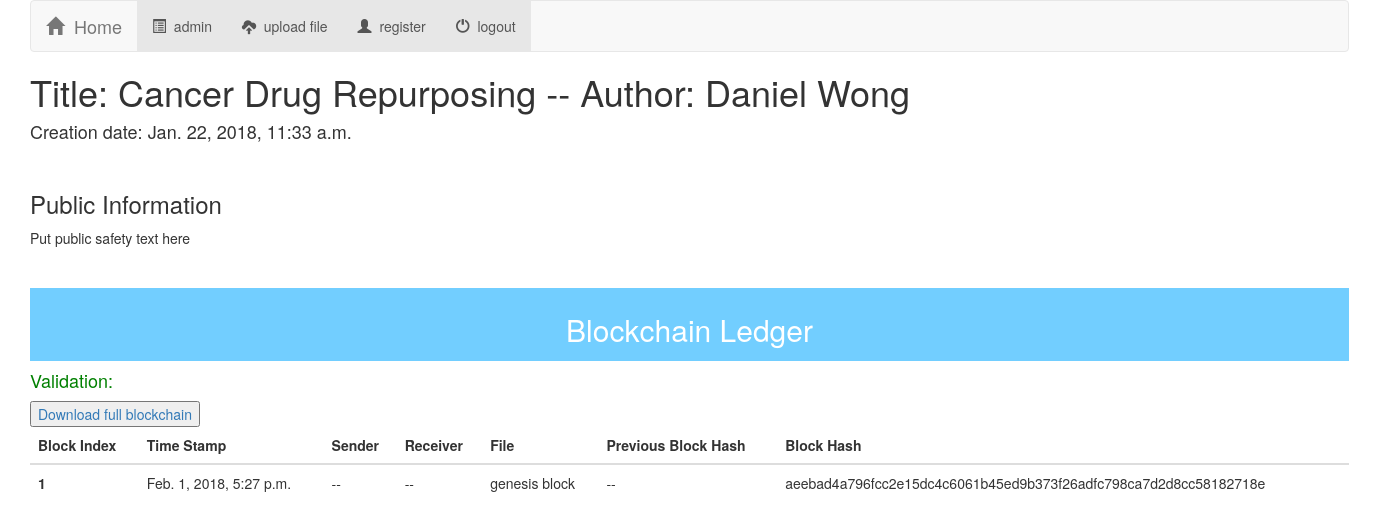
The page /clinicaltrials/2/ (signed in) on the database as committed earlier.
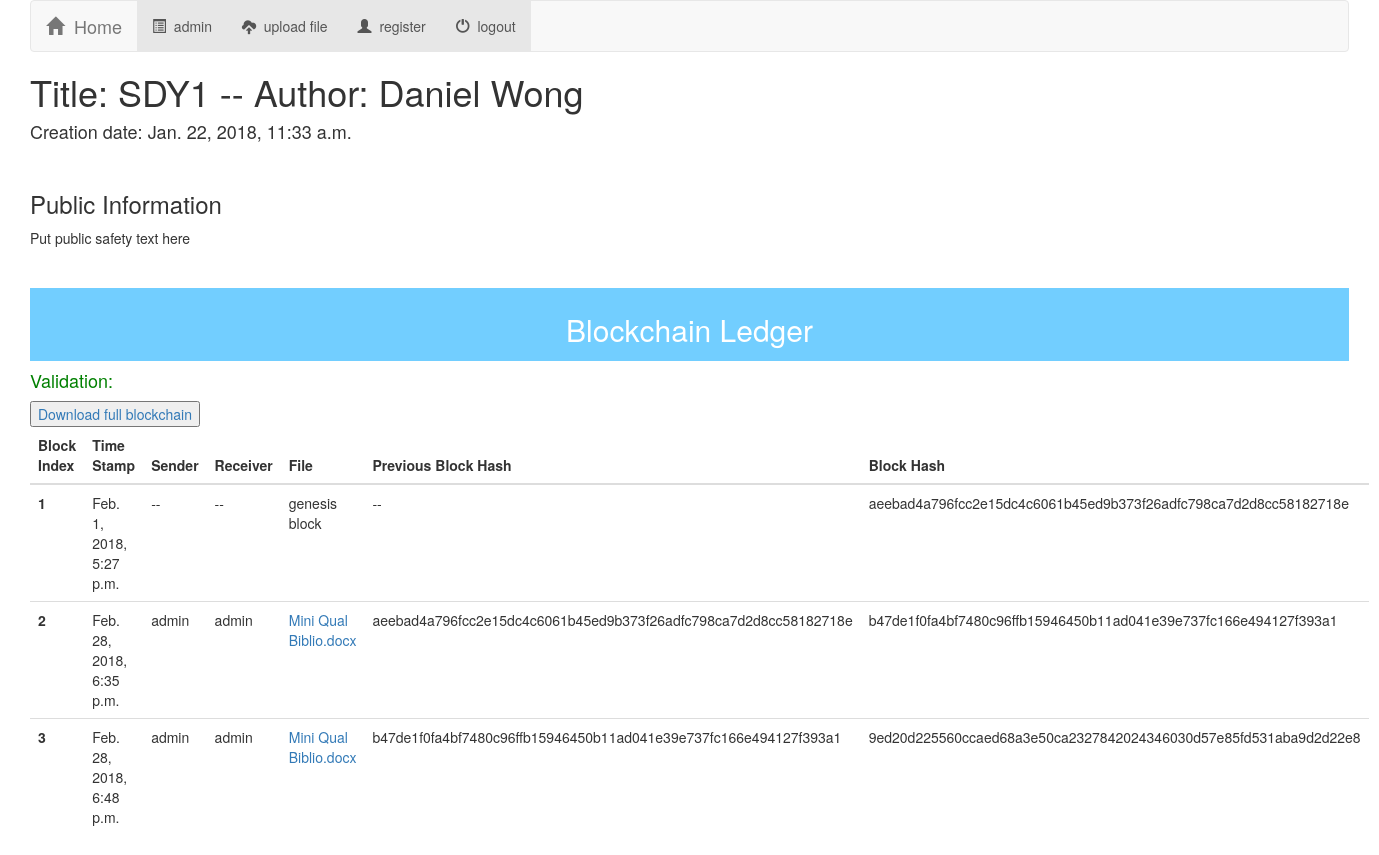
The same page on the database as committed later.
### clinicaltrials/models.py (models this page shows, shortened)
class clinicaltrial(models.Model):
	author = models.CharField(max_length = 300)
	title = models.CharField(max_length = 300)
	creationDate = models.DateTimeField(auto_now_add=True)
	adverseEvents = models.TextField(blank=True, null=True)
	def __str__(self):
		return "Title: " + self.title + " -- Author: " + self.author

class block(models.Model):
	owner = models.ForeignKey(User, on_delete = models.CASCADE, blank=True, null=True)
	index = models.IntegerField(blank=True, null = True)
	fileReference = models.ForeignKey(file, on_delete = models.CASCADE, blank=True, null=True)
	hashString = models.CharField(max_length = 500, blank=True, null = True)
	previousHash = models.CharField(max_length = 500, blank=True, null = True)
	timeStamp = models.DateTimeField(auto_now_add=True)

class file(models.Model):
	clinicaltrial = models.ForeignKey(clinicaltrial, on_delete = models.CASCADE, blank=True, null=True)
	owner = models.ForeignKey(User, related_name="owner", on_delete = models.CASCADE, blank=True, null=True, unique = False)
	sender = models.ForeignKey(User, related_name="sender", on_delete = models.CASCADE, blank=True, null=True, unique = False)
	filename = models.CharField(max_length = 100)
	encrypted = models.BooleanField(default=False, blank=True)
	password = models.CharField(max_length=500, blank=True, default='')
	data = models.FileField()
	uploadDate = models.DateTimeField(auto_now_add=True)
	dataHash = models.CharField(max_length = 100, blank = True, null= True)

### clinicaltrials/views.py (the view)
# urls.py: url(r'^(?P<clinicaltrial_id>[0-9]+)/$', views.detail, name = "detail"),
def detail(request, clinicaltrial_id):
    try:
        trial = clinicaltrial.objects.get(pk = clinicaltrial_id)
        allFiles = trial.file_set.all()
        blocks = request.user.block_set.order_by('index')
    except:
        raise Http404("trial does not exist")
    return render(request, 'clinicaltrials/detail.html', {'trial': trial, 'allFiles': allFiles,'blocks': blocks})

### clinicaltrials/templates/clinicaltrials/detail.html (shortened to what this page needs)
{% extends 'clinicaltrials/base.html' %}
{% block body %}
<h1> {{trial}} </h1>
<h4> Creation date: {{trial.creationDate}}</h4>
<br>
<h3> Public Information</h3>
Put public safety text here
<br> <br><br>
<div id="block-title"><h2>Blockchain Ledger</h2></div>
<h4 id = "passing">Validation: {{validityMessage}}</h4>
<button> <a href="{% url 'clinicaltrial:downloadMultiple' %}"> Download full blockchain </a> </button>
<table class="table table-hover">
    <thead class="blue-grey lighten-4">
        <tr>
            <th>Block Index</th>
            <th>Time Stamp</th>
            <th>Sender</th>
            <th>Receiver</th>
            <th>File</th>
            <th>Previous Block Hash</th>
            <th>Block Hash</th>
        </tr>
    </thead>
    <tbody>
    	{% for block in blocks %}
    		{% if block.index == 1 %}
    		<tr>
    			<th scope="row">{{block.index}}</th>
	            <td>{{block.timeStamp}}</td>
	            <td> -- </td>
	            <td> -- </td>
	            <td>genesis block</td>
	            <td> -- </td>
	            <td>{{block.hashString}}</td>
    		</tr>
    		{% else %}
	        <tr>
	            <th scope="row">{{block.index}}</th>
	            <td>{{block.timeStamp}}</td>
	            <td>{{block.fileReference.sender}}</td>
	            <td>{{block.fileReference.owner}}</td>
	            {% if user == block.fileReference.owner or user.is_superuser %}
		            <td> <a href="{% url 'clinicaltrial:download' path=block.fileReference.data.path name=block.fileReference.filename %}"> {{block.fileReference.filename}} </a>
		            {% else %}
		            <td>{{block.fileReference.filename}}
            	{% endif %}
				</td>
	            <td>{{block.previousHash}}</td>
	            <td>{{block.hashString}}</td>
	        </tr>
    		{% endif %}
		{% endfor %}
    </tbody>
</table>
{% endblock %}

### clinicaltrials/templates/clinicaltrials/base.html (shortened to what this page needs)
<!DOCTYPE html>
<html lang="en">
<head>
    {% load staticfiles %}
    <link rel="stylesheet" href="https://maxcdn.bootstrapcdn.com/bootstrap/3.3.7/css/bootstrap.min.css">
    <link rel="stylesheet" type = "text/css" href="{% static 'clinicaltrials/style.css' %}"/>
</head>
<body>
<nav class ="navbar navbar-default">
    <div class="container-fluid">
        <div class="navbar-header>"
            <button type="button" class="navbar-toggle" data-toggle="collapse" data-target="#topNavBar">
            <a class="navbar-brand" href="{% url 'clinicaltrial:index' %}">
                <span class="glyphicon glyphicon-home" aria-hidden="true"></span>&nbsp;
            Home </a>
        </div>
        <div class = "collapse navbar-collapse" id ="topNavBar">
            <ul class="nav navbar-nav">
                <li class="active">
                    <a href="{% url 'clinicaltrial:userhome' %}">
                    <span class="glyphicon glyphicon-list-alt" aria-hidden="true"></span>&nbsp; {{user}}
                    </a>
                </li>
                <li class="active">
                    <a href="{% url 'clinicaltrial:upload' %}">
                    <span class="glyphicon glyphicon-cloud-upload" aria-hidden="true"></span>&nbsp; upload file
                    </a>
                </li>
                <li class="active">
                    <a href="{% url 'clinicaltrial:register' %}">
                    <span class="glyphicon glyphicon-user" aria-hidden="true"></span>&nbsp;
                    register
                    </a>
                </li>
                 <li class="active">
                    <a href="{% url 'clinicaltrial:logout' %}">
                    <span class="glyphicon glyphicon-off" aria-hidden="true"></span>&nbsp; logout
                    </a>
                </li>
            </ul>
    </div>
</nav>
{% block body %}
{% endblock %}
</body>
</html>

### clinicaltrials/static/clinicaltrials/style.css (style rules this page uses)
body { margin-left:30px; margin-right:30px; }
#passing { color:green ; }
.navbar-default { margin-bottom: 0px; }
#block-title { background: #72ceff; color:white; padding:5px; text-align: center; }

Rows that differ between the two databases and show on the page:
changed clinicaltrial: title+author "Title: Cancer Drug Repurposing -- Author: Daniel Wong" → "Title: SDY1 -- Author: Daniel Wong"
added block: index "2", timeStamp "Feb. 28, 2018, 6:35 p.m.", fileReference.sender "admin", fileReference.owner "admin", fileReference.filename "Mini Qual Biblio.docx", previousHash "aeebad4a796fcc2e15dc4c6061b45ed9b373f26adfc798ca7d2d8cc58182718e", hashString "b47de1f0fa4bf7480c96ffb15946450b11ad041e39e737fc166e494127f393a1"
added block: index "3", timeStamp "Feb. 28, 2018, 6:48 p.m.", fileReference.sender "admin", fileReference.owner "admin", fileReference.filename "Mini Qual Biblio.docx", previousHash "b47de1f0fa4bf7480c96ffb15946450b11ad041e39e737fc166e494127f393a1", hashString "9ed20d225560ccaed68a3e50ca2327842024346030d57e85fd531aba9d2d22e8"
